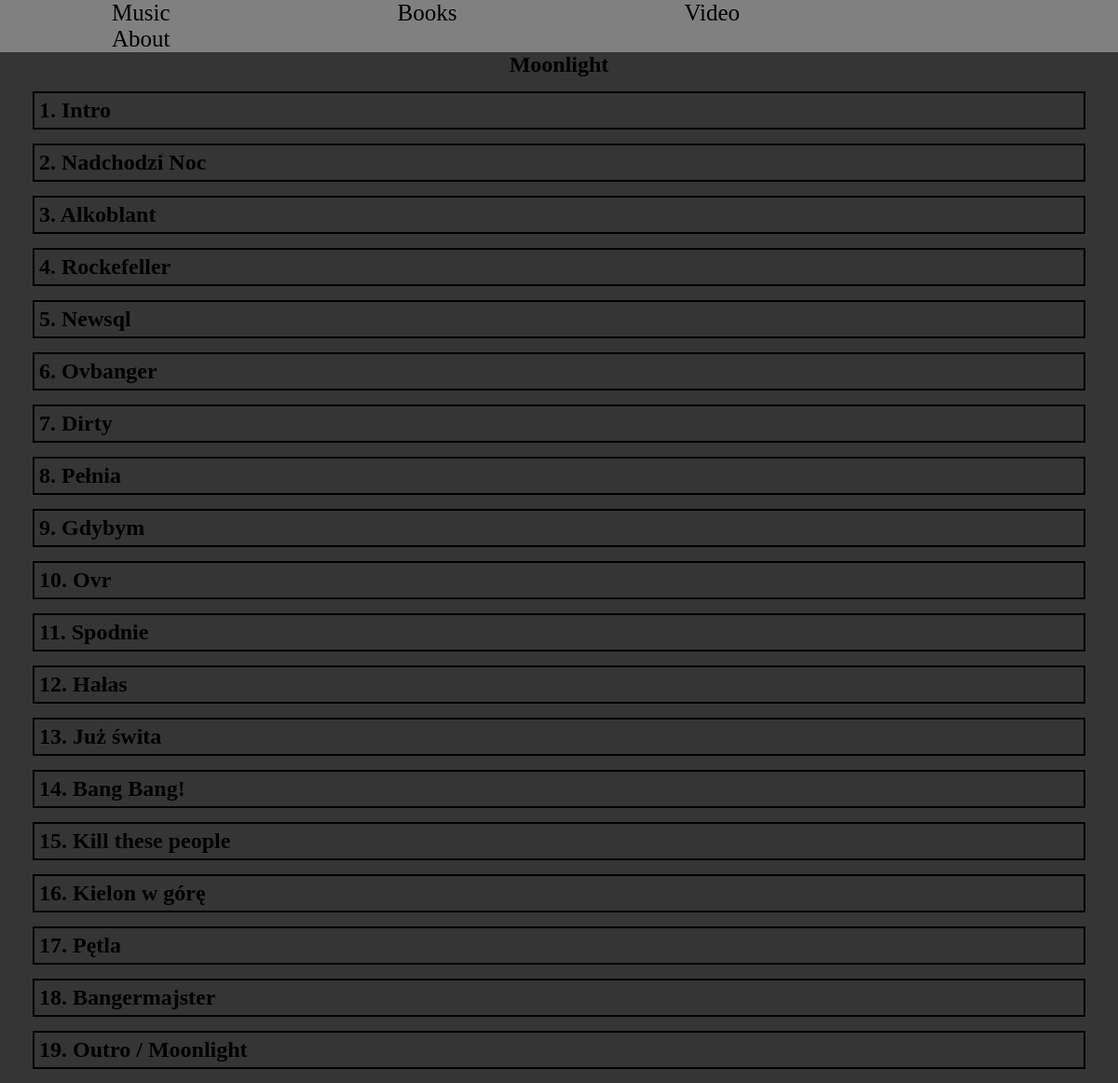
Page /music/Moonlight/ on the committed database.
### music/models.py (models this page shows, shortened)
class Album(models.Model):
    types_of_albums = [
        ('EP', 'EP'),
        ('AL', 'ALBUM')
    ]
    name = models.CharField(max_length=100)
    artist = models.CharField(max_length=100)
    type = models.CharField(max_length=5, choices=types_of_albums, default='AL')
    songs = models.IntegerField()
    year_of_publish = models.IntegerField()
    image = models.ImageField(upload_to='media/static/images/',
                              null=True,
                              blank=True,
                              default="media/static/images/default.png")
    is_borrowed = models.BooleanField(default=False)

class Song(models.Model):
    album = models.ForeignKey(Album, on_delete=models.CASCADE)
    name = models.CharField(max_length=150)
    track_number = models.IntegerField()
    text = models.TextField()

### music/views.py (the view)
# urls.py: path('<str:name>/', about),
def about(request, name):
    album = Album.objects.get(name=name)
    songs = album.song_set.all()
    track_num = len(songs)+1
    if request.method == "POST":
        form = AddSongForm(request.POST)
        if form.is_valid():
            n = form.cleaned_data['name']
            if (request.POST['text'].find('[genius_lyrics]') == -1):
                text = form.cleaned_data['text']
            else:
                text = get_lyrics(n, album.artist)
            song = Song(album=album, name=n, track_number=track_num, text=text)
            song.save()
            return HttpResponseRedirect("")
    else:
        form = AddSongForm()
    return render(request, 'about.html', {'album': album, 'songs': songs, 'count_song': len(songs), 'song_form': form})

### templates/music/about.html (shortened to what this page needs)
{% extends 'base.html' %}
{% load static %}
{% block static %}
    <link rel="stylesheet" href="{% static 'css/album.css' %}">
{% endblock %}
{% block content %}
  <h1>{{ album.name }}</h1>
  {% if count_song == album.songs %}
    {% for song in songs %}
      <a href="{% url 'song_details' album.name song.track_number %}">
        <div class="song"><h2>{{song.track_number}}. {{song.name}}</h2>
        </div>
      </a>
    {% endfor %}
  {% endif %}
{% endblock %}

### static/css/base.css (style rules this page uses)
* { margin: 0; padding: 0; }
body { background-color: #353535 }
a { text-decoration: none; color: black; }

### static/css/album.css (style rules this page uses)
h1 { display: block; margin 25px; text-align: center; }
.song { margin: 15px 35px; padding: 5px; border: 2px solid black; }

### rows in the picture
Album: name "Moonlight"
Song: track_number "1", name "Intro"
Song: track_number "2", name "Nadchodzi Noc"
Song: track_number "3", name "Alkoblant"
Song: track_number "4", name "Rockefeller"
Song: track_number "5", name "Newsql"
Song: track_number "6", name "Ovbanger"
Song: track_number "7", name "Dirty"
Song: track_number "8", name "Pełnia"
Song: track_number "9", name "Gdybym"
Song: track_number "10", name "Ovr"
Song: track_number "11", name "Spodnie"
Song: track_number "12", name "Hałas"
Song: track_number "13", name "Już świta"
Song: track_number "14", name "Bang Bang!"
Song: track_number "15", name "Kill these people"
Song: track_number "16", name "Kielon w górę"
Song: track_number "17", name "Pętla"
Song: track_number "18", name "Bangermajster"
Song: track_number "19", name "Outro / Moonlight"
